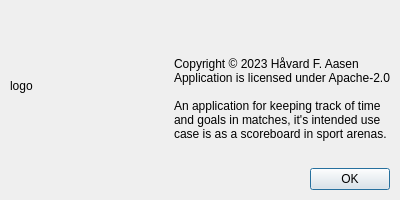
<?xml version="1.0" encoding="UTF-8"?>
<ui version="4.0">
 <class>AboutDialog</class>
 <widget class="QDialog" name="AboutDialog">
  <property name="geometry">
   <rect>
    <x>0</x>
    <y>0</y>
    <width>400</width>
    <height>200</height>
   </rect>
  </property>
  <property name="windowTitle">
   <string>About Scoreboard</string>
  </property>
  <property name="modal">
   <bool>true</bool>
  </property>
  <layout class="QGridLayout" name="gridLayout">
   <property name="leftMargin">
    <number>10</number>
   </property>
   <property name="topMargin">
    <number>10</number>
   </property>
   <property name="rightMargin">
    <number>10</number>
   </property>
   <property name="bottomMargin">
    <number>10</number>
   </property>
   <item row="1" column="1">
    <widget class="QLabel" name="labelVersion">
     <property name="textFormat">
      <enum>Qt::MarkdownText</enum>
     </property>
    </widget>
   </item>
   <item row="0" column="1">
    <spacer name="verticalSpacer">
     <property name="orientation">
      <enum>Qt::Vertical</enum>
     </property>
     <property name="sizeHint" stdset="0">
      <size>
       <width>20</width>
       <height>40</height>
      </size>
     </property>
    </spacer>
   </item>
   <item row="2" column="1">
    <widget class="QLabel" name="label">
     <property name="text">
      <string>Copyright © 2023 Håvard F. Aasen
Application is licensed under Apache-2.0

An application for keeping track of time
and goals in matches, it's intended use
case is as a scoreboard in sport arenas.</string>
     </property>
     <property name="alignment">
      <set>Qt::AlignLeading|Qt::AlignLeft|Qt::AlignTop</set>
     </property>
    </widget>
   </item>
   <item row="4" column="1">
    <widget class="QDialogButtonBox" name="buttonBox">
     <property name="orientation">
      <enum>Qt::Horizontal</enum>
     </property>
     <property name="standardButtons">
      <set>QDialogButtonBox::Ok</set>
     </property>
    </widget>
   </item>
   <item row="3" column="1">
    <spacer name="verticalSpacer_2">
     <property name="orientation">
      <enum>Qt::Vertical</enum>
     </property>
     <property name="sizeHint" stdset="0">
      <size>
       <width>20</width>
       <height>40</height>
      </size>
     </property>
    </spacer>
   </item>
   <item row="0" column="0" rowspan="4">
    <widget class="QLabel" name="logo">
     <property name="sizePolicy">
      <sizepolicy hsizetype="Expanding" vsizetype="Expanding">
       <horstretch>0</horstretch>
       <verstretch>0</verstretch>
      </sizepolicy>
     </property>
     <property name="text">
      <string>logo</string>
     </property>
    </widget>
   </item>
  </layout>
 </widget>
 <resources/>
 <connections>
  <connection>
   <sender>buttonBox</sender>
   <signal>accepted()</signal>
   <receiver>AboutDialog</receiver>
   <slot>close()</slot>
   <hints>
    <hint type="sourcelabel">
     <x>329</x>
     <y>278</y>
    </hint>
    <hint type="destinationlabel">
     <x>249</x>
     <y>149</y>
    </hint>
   </hints>
  </connection>
 </connections>
</ui>
